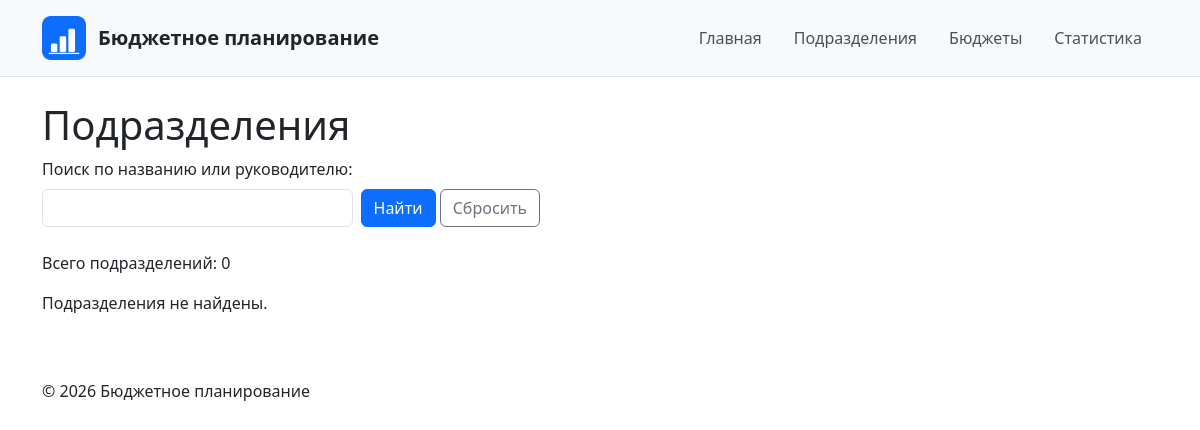
/departments/, run on an earlier commit of the app's database.
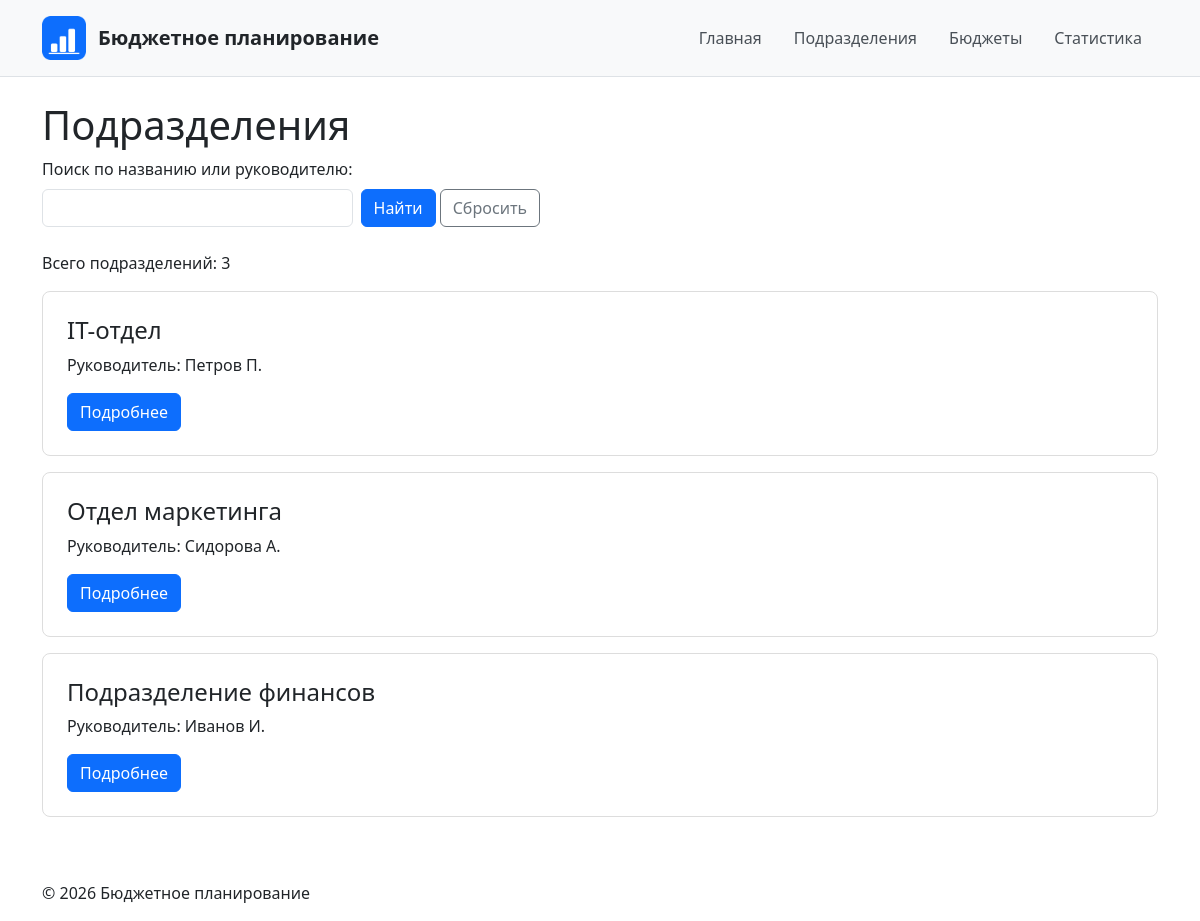
And on a later commit of the database.
### departments/models.py (models this page shows, shortened)
class Department(models.Model):
    name = models.CharField(
        max_length=200,
        unique=True,
        verbose_name="Название подразделения",
    )
    head = models.CharField(
        max_length=200,
        verbose_name="Руководитель",
    )
    class Meta:
        ordering = ["name"]
        verbose_name = "Подразделение"
        verbose_name_plural = "Подразделения"

### departments/views.py (the view)
# urls.py: path("departments/", include("departments.urls")),
def departments(request):
    query = request.GET.get("q", "").strip()
    departments_list = Department.objects.all()
    if query:
        departments_list = departments_list.filter(
            Q(name__icontains=query) | Q(head__icontains=query)
        )
    context = {
        "departments": departments_list.order_by("name"),
        "query": query,
    }
    return render(
        request,
        "departments/department_list.html",
        context,
    )

### departments/templates/departments/department_list.html (shortened to what this page needs)
{% extends "base.html" %}
{% block content %}
    <h1>Подразделения</h1>
    <form method="get" class="row g-2 align-items-end mb-4">
        <div class="col-auto">
            <label for="q" class="form-label">
                Поиск по названию или руководителю:
            </label>
            <input
                type="text"
                id="q"
                name="q"
                class="form-control"
                value="{{ query }}"
            >
        </div>
        <div class="col-auto">
            <button type="submit" class="btn btn-primary">Найти</button>
            <a
                href="{% url 'departments:list' %}"
                class="btn btn-outline-secondary"
            >
                Сбросить
            </a>
        </div>
    </form>
    <p>
        Всего подразделений: {{ departments|length }}
    </p>
    {% for department in departments %}
        {% include "departments/includes/department_card.html" %}
    {% empty %}
        <p>Подразделения не найдены.</p>
    {% endfor %}
{% endblock %}

### templates/base.html (shortened to what this page needs)
{% load static %}
<!DOCTYPE html>
<html lang="ru">
<head>
    <link
        rel="stylesheet"
        href="https://cdn.jsdelivr.net/npm/bootstrap@5.3.3/dist/css/bootstrap.min.css"
    >
    <link
        rel="stylesheet"
        href="{% static 'homepage/css/style.css' %}"
    >
</head>
<body>
    <header class="site-header">
        <div class="container d-flex flex-wrap align-items-center justify-content-between py-3">
            <a
                class="site-brand d-flex align-items-center text-decoration-none"
                href="{% url 'homepage:index' %}"
            >
                <img
                    src="{% static 'homepage/img/logo.png' %}"
                    alt="Бюджетное планирование"
                    class="site-logo"
                >
                <span class="site-brand-text">Бюджетное планирование</span>
            </a>
            {% include "includes/navigation.html" %}
        </div>
    </header>
    <main class="container py-4">
        {% block content %}
        {% endblock %}
    </main>
    <footer class="container mt-4 mb-3">
        <p>
            © <span id="current-year"></span> Бюджетное планирование
        </p>
    </footer>
</body>
</html>

### templates/includes/navigation.html
<nav class="nav site-nav">
    <a class="nav-link" href="{% url 'homepage:index' %}">Главная</a>
    <a class="nav-link" href="{% url 'departments:list' %}">Подразделения</a>
    <a class="nav-link" href="{% url 'budgets:list' %}">Бюджеты</a>
    <a class="nav-link" href="{% url 'budgets:statistics' %}">Статистика</a>
</nav>

### departments/templates/departments/includes/department_card.html
<article class="card department-card mb-3">
    <div class="card-body">
        <h2 class="card-title h4">
            {{ department.name|default:"Без названия" }}
        </h2>
        <p class="card-text">
            Руководитель: {{ department.head }}
        </p>
        <a
            href="{% url 'departments:detail' department.id %}"
            class="btn btn-primary"
        >
            Подробнее
        </a>
    </div>
</article>

### homepage/static/homepage/css/style.css (style rules this page uses)
body { min-height: 100vh; }
.site-header { background-color: #f8f9fa; border-bottom: 1px solid #dee2e6; }
.site-logo { width: 44px; height: 44px; margin-right: 0.75rem; }
.site-brand-text { font-size: 1.25rem; font-weight: 600; color: #212529; }
.site-nav .nav-link { color: #495057; border-radius: 6px; }
.department-card { margin-bottom: 1rem; padding: 0.5rem; border: 1px solid #ddd; border-radius: 8px; }

What changed in the data, as far as the page shows it:
added Department: name "IT-отдел", head "Петров П."
added Department: name "Отдел маркетинга", head "Сидорова А."
added Department: name "Подразделение финансов", head "Иванов И."
Also different on the page:
{{ departments|length }}: "0" → "3"
text no longer shown: "Подразделения не найдены."
